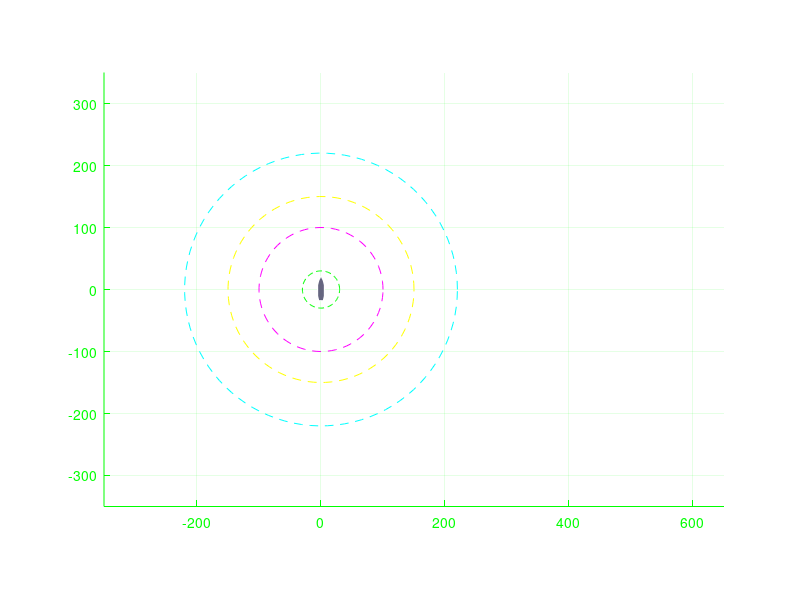

This chart was generated by the following MATLAB code: (Note: this script raises an error after producing the figure.)
%% EFES-2026 - ALBATROS V17 (SATIR SATIR AÇIKLAMALI)
clear; clc; close all; % Belleği temizle, komut satırını boşalt ve açık pencereleri kapat.

%% --- 1. PARAMETRELER ---
nIha = randi([35, 50]); % Simülasyona 35 ile 50 arasında rastgele sayıda İHA ekle.
gemi_pos = [0,0]; gemi_aktif = true; % Gemiyi merkeze koy ve başlangıçta "sağlam" yap.
iha_hiz_ms = 15 + rand(1, nIha) * 5; % İHA'lara 15-20 m/s arası rastgele hızlar tanımla.
hiz_faktor = 0.012; % Simülasyonun akış hızını (delta time gibi) belirleyen katsayı.
iha_aktif = true(1, nIha); % Tüm İHA'ları başlangıçta "canlı" olarak işaretle.

% İHA'ların başlangıç konumlarını (kutupsal koordinatlarla) belirle.
mesafe = 150 + rand(1, nIha) * 50; % Gemiden 220-320 birim uzakta başlasınlar.
aci = linspace(0, 2*pi, nIha) + rand(1, nIha); % İHA'ları gemi etrafına dairesel dağıt.
iha_x = mesafe .* cos(aci); % Kutupsal koordinatı Kartezyen X'e çevir.
iha_y = mesafe .* sin(aci); % Kutupsal koordinatı Kartezyen Y'ye çevir.

% Silah Sistemleri Teknik Tanımlamaları
vurus_menzili = [3, 15, 22, 10]*10; % CIWS, Füze, EH ve Top'un erişim mesafeleri.
silah_renk_tex = {'green', 'yellow', 'cyan', 'magenta'}; % Panelde görünecek renk isimleri.
silah_renk_matlab = {'g', 'y', 'c', 'm'}; % Grafiklerde kullanılacak renk kodları.
silah_isimler = {'CIWS Topu', 'Savunma Fuzesi', 'Elektronik Harp', 'Ana Baş Top'};
muhimmat = [250, 20, 1000000, 20]; % Başlangıç mühimmat sayıları (EH sınırsız gibi).
ates_hizi =[2, 60, 15, 25]; % İki atış arasındaki bekleme süresi (Düşük sayı = Hızlı atış).

% Angajman ve Log Yönetimi
maks_angajman_suresi = [6, 25, 10, 10]; % Bir İHA vurulamazsa kaç döngü sonra kilit kırılsın?
angajman_baslangic_zamani = zeros(1, 4); % Her silahın kilitlendiği anı kaydetmek için.
kilitli_iha = zeros(1, 4); % Silahların şu an hangi İHA'ya baktığını tutan dizi.
son_ates_zamani = zeros(1, 4); % Tekrar atış yapabilmek için gereken zaman takibi.
vurus_log = {}; % Gerçekleşen olayları (vuruş, çarpma vb.) kaydeden liste.

%% --- 2. GRAFİK EKRANI ---
figure('Color','k','Name','ALBATROS V17','Units','normalized','Position',[0.05 0.05 0.9 0.85]);
hold on; axis equal; grid on; % Koordinatları sabitle ve ızgarayı aç.
set(gca,'Color',[0 0.01 0],'XColor','g','YColor','g','GridAlpha',0.1); % Radar efekti için siyah-yeşil tema.
xlim([-350 650]); ylim([-350 350]); % Ekran sınırlarını belirle.

% Menzil Halkalarını Çiz (Radar ekranındaki dairesel çizgiler)
th = linspace(0, 2*pi, 100);
for j=1:4, plot(vurus_menzili(j)*cos(th), vurus_menzili(j)*sin(th), 'Color', silah_renk_matlab{j}, 'LineStyle', '--', 'LineWidth', 0.5); end

% Gemi Görselini Oluştur (Çokgen dolgu ile)
g_x = [0 2 3 3 2 -2 -3 -3 -2 0]*1.8; g_y = [12 8 4 -6 -10 -10 -6 4 8 12]*1.8;
hGemi = fill(g_x, g_y, [0.4 0.4 0.5], 'EdgeColor', 'w'); % Gri gövdeli beyaz kenarlı gemi.

% İHA ve Lazer (Ateş) Objelerini Başlat (Henüz koordinatları yok)
hIha = gobjects(1, nIha);
for i=1:nIha, hIha(i) = fill(NaN, NaN, 'r', 'EdgeColor', 'r'); end
hLazer = gobjects(1, 4);
for j=1:4, hLazer(j) = plot(NaN, NaN, 'Color', silah_renk_matlab{j}, 'LineWidth', 2); end

% Metin Panellerini Konumlandır (Sağ taraftaki bilgi ekranı)
hPanel = text(380, 320, '', 'Color', 'w', 'FontSize', 10, 'FontName', 'Consolas', 'VerticalAlignment', 'top', 'Interpreter', 'tex');
hLogPanel = text(380, 140, '', 'Color', 'w', 'FontSize', 8, 'FontName', 'Consolas', 'VerticalAlignment', 'top', 'Interpreter', 'tex');

%% --- 3. ANA DÖNGÜ (Simülasyonun Kalbi) ---
t = 0; % Zaman sayacını sıfırla.
while any(iha_aktif) % Canlı İHA kaldığı sürece döngüye devam et.
    t = t + 1; % Her adımda zamanı bir birim artır.
    
    % --- PANEL GÜNCELLEME ---
    panel_txt = '\bf--- SISTEM DURUMU (V17) --- \rm \newline';
    st_msg = '\color{green}SAVUNMA AKTIF'; if ~gemi_aktif, st_msg = '\color{red}SISTEMLER CEVRIMDISI'; end
    panel_txt = [panel_txt, st_msg, ' \newline'];
    for j=1:4
        m_str = sprintf('%.0f', muhimmat(j)); if (muhimmat(j)<=0 && j~=3), m_str='BITTI'; end
        panel_txt = [panel_txt, sprintf('\\color{%s} ■ %-16s \\color{white}: %s \\newline', silah_renk_tex{j}, silah_isimler{j}, m_str)];
    end
    set(hPanel, 'String', panel_txt); % Bilgileri ekrana yaz.

    % --- LOG PANELİ GÜNCELLEME ---
    log_txt = '\bf--- VURUS GUNLUGU --- \rm \newline';
    bas = max(1, length(vurus_log) - 24); % Sadece son 24 olayı göster (ekran taşmasın).
    for l = bas:length(vurus_log), log_txt = [log_txt, vurus_log{l}, ' \newline']; end
    set(hLogPanel, 'String', log_txt);

    % --- İHA HAREKETLERİ ---
    for i=1:nIha
        if ~iha_aktif(i), continue; end % Ölü İHA'ları hesaplama.
        dx = -iha_x(i); dy = -iha_y(i); % Hedef (0,0) noktasına olan vektörü hesapla.
        dist = sqrt(dx^2 + dy^2); angle = atan2(dy, dx); % Mesafe ve gidiş açısını bul.
        
        % İHA'yı merkeze (gemiye) doğru bir adım ilerlet.
        iha_x(i) = iha_x(i) + cos(angle)*iha_hiz_ms(i)*hiz_faktor;
        iha_y(i) = iha_y(i) + sin(angle)*iha_hiz_ms(i)*hiz_faktor;
        
        % İHA'nın görselini (üçgen formunu) yeni konumuna göre döndür ve çiz.
        set(hIha(i), 'XData', [0 3 0 -3]*cos(angle-pi/2) + iha_x(i), 'YData', [5 -2 0 -2]*sin(angle-pi/2) + iha_y(i));
        
        % Eğer İHA gemiye çok yaklaşırsa (çarpışma);
        if dist < 12
            if gemi_aktif, gemi_aktif = false; set(hGemi, 'FaceColor', [0.7 0 0]); end % Gemi vuruldu!
            iha_aktif(i) = false; if isgraphics(hIha(i)), delete(hIha(i)); end % İHA kendini imha etti.
            vurus_log{end+1} = '\color{red} [!] GEMIYE DARBE! SISTEMLER KAPALI'; % Loga işle.
        end
    end
    
    % --- ANGAJMAN (Saldırı Savunma Mantığı) ---
    if gemi_aktif % Sadece gemi sağlamsa ateş edebilir.
        for j=1:4 % 4 farklı silah sistemi için;
            % Karar merkezine danış: Hangi İHA'ya ateş edeyim? Vurabilir miyim?
            [hedef, vurus_basarili] = angajman_karar_merkezi(j, iha_x, iha_y, iha_aktif, kilitli_iha, vurus_menzili, muhimmat);
            
            % Eğer silah yeni bir hedefe kilitlendiyse kronometreyi başlat.
            if hedef ~= 0 && kilitli_iha(j) ~= hedef, angajman_baslangic_zamani(j) = t; end
            kilitli_iha(j) = hedef; % Mevcut kilit durumunu güncelle.

            if hedef ~= 0 % Eğer bir hedef varsa;
                % Zaman aşımı kontrolü (Silah bir hedefe çok uzun süre takılıp kalmamalı).
                if (t - angajman_baslangic_zamani(j)) > maks_angajman_suresi(j)
                    vurus_log{end+1} = sprintf('\\color{white} [PAS] %s: Hedef Atlandi', silah_isimler{j});
                    kilitli_iha(j) = 0; set(hLazer(j), 'Visible', 'off'); continue;
                end

                % Silah ile İHA arasındaki lazer çizgisini (ateş hattı) göster.
                set(hLazer(j), 'XData', [0, iha_x(hedef)], 'YData', [0, iha_y(hedef)], 'Visible', 'on');
                
                % Silahın ateş hızı dolduysa mermiyi/füzeyi ateşle.
                if t - son_ates_zamani(j) >= ates_hizi(j)
                    son_ates_zamani(j) = t; % Son ateş zamanını güncelle.
                    muhimmat(j) = muhimmat(j) - 1; % Mühimmatı bir birim azalt.
                    
                    % Eğer karar merkezi "vurdun" dediyse;
                    if vurus_basarili
                        vurus_log{end+1} = sprintf('\\color{%s} ID:%d Imha (%s)', silah_renk_tex{j}, hedef, silah_isimler{j});
                        iha_aktif(hedef) = false; % İHA'yı öldür.
                        if isgraphics(hIha(hedef)), delete(hIha(hedef)); end % Görseli sil.
                        kilitli_iha(j) = 0; set(hLazer(j), 'Visible', 'off'); % Silahı boşa çıkar.
                    end
                end
            else
                set(hLazer(j), 'Visible', 'off'); % Hedef yoksa ateşi kes.
            end
        end
    end
    drawnow; % Grafik ekranını her döngüde tazele.
end % Ana döngü sonu.
